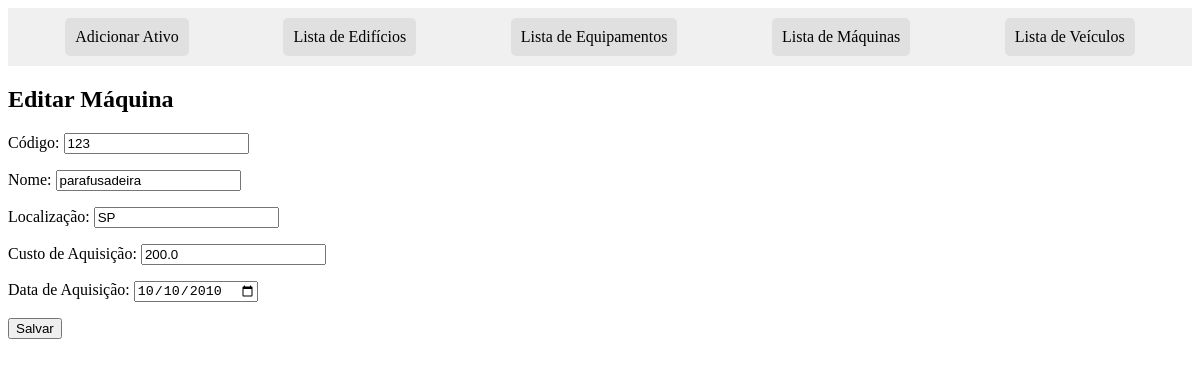
Screenshot of /maquinas/update/3/ with the database file from the repository.
### meu_app/models.py (models this page shows, shortened)
class Ativo(models.Model):
    codigo = models.IntegerField(default=0)
    nome = models.CharField(max_length=100)
    tipo = models.CharField(max_length=100)
    loc = models.CharField(max_length=100, default="Não especificado")
    custo_aquisicao = models.FloatField()
    depreciacao_anual = models.FloatField()  # Será definido nas subclasses
    expectativa_vida_util = models.IntegerField()  # Será definido nas subclasses
    data_aquisicao = models.DateField()
    class Meta:
        abstract = True

class Maquina(Ativo):
    depreciacao_anual = models.FloatField(default=15.0)
    expectativa_vida_util = models.IntegerField(default=10)

### meu_app/views.py (the view)
# urls.py: path('maquinas/update/<int:pk>/', MaquinaUpdateView.as_view(), name='maquina-update'),
class MaquinaUpdateView(UpdateView):
    model = Maquina
    form_class = MaquinaForm
    template_name = 'MaquinaUpdateView.html'
    success_url = reverse_lazy('maquina-list')

### meu_app/forms.py
class MaquinaForm(AtivoFormBase):
    class Meta(AtivoFormBase.Meta):
        model = Maquina

### meu_app/templates/MaquinaUpdateView.html (shortened to what this page needs)
{% extends "Template_base.html" %}
{% block content %}
  <h2>Editar Máquina</h2>
  <form method="post">
    {{ form.as_p }}
    <button type="submit">Salvar</button>
  </form>
{% endblock %}

### rows the page displays
Maquina: codigo "123", nome "parafusadeira", loc "SP", custo_aquisicao "200.0", data_aquisicao "10/10/2010"
